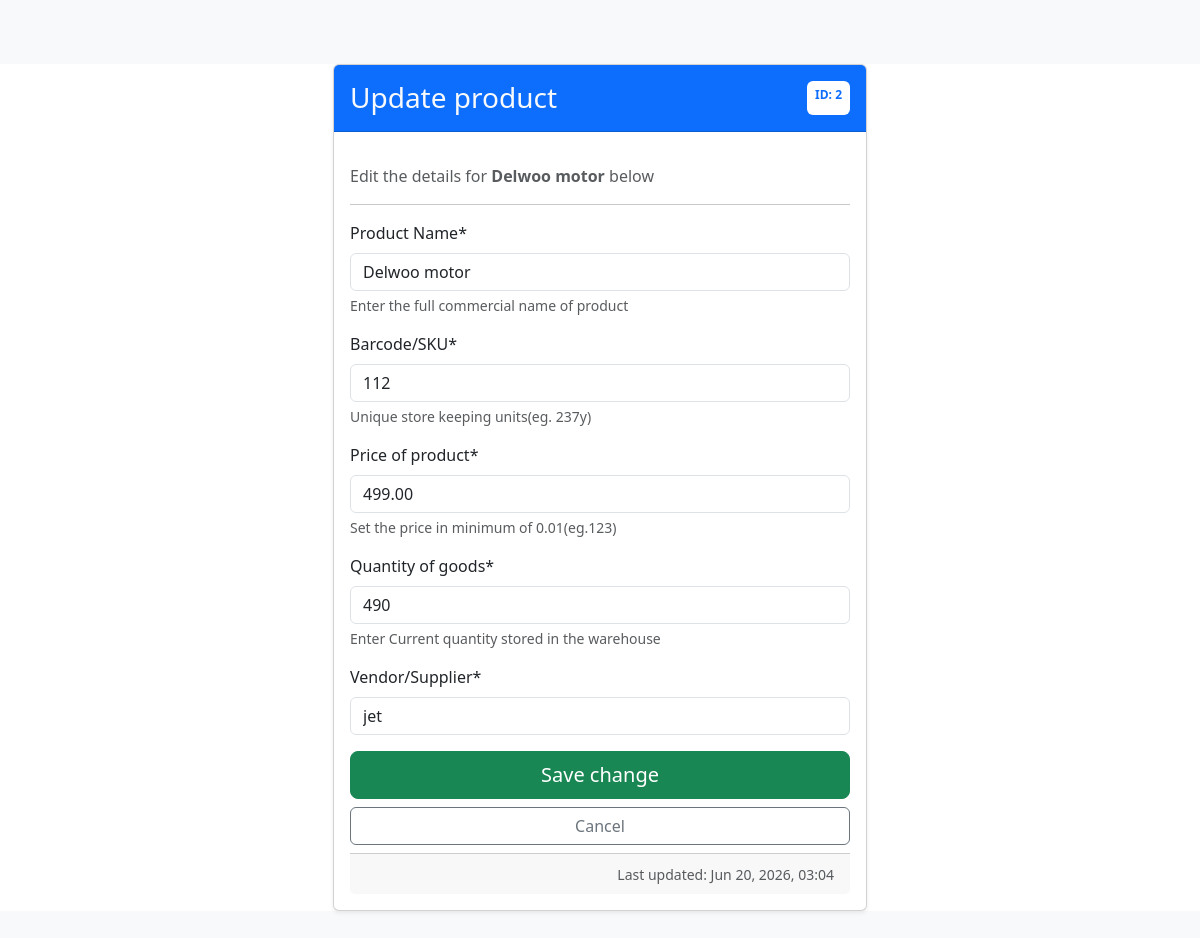
Page /update/2/ (signed in) on the committed database.
### invApp/models.py (models this page shows, shortened)
class Product(models.Model):
    user = models.ForeignKey(
        settings.AUTH_USER_MODEL,
        on_delete= models.CASCADE,
        related_name= 'products'
    )
    product_id = models.BigAutoField(
        primary_key= True,
        help_text= 'Unique identifier product ID'
    )
    name = models.CharField(
        max_length= 100,
        verbose_name= 'Product',
        help_text= 'Enter the full commercial name of product'
    )
    sku = models.CharField(
        max_length= 50,
        verbose_name= 'SKU',
        help_text= 'Unique store keeping units(eg. 237y)'
    )
    price = models.DecimalField(
        decimal_places= 2,
        max_digits= 10,
        validators= [MinValueValidator(0.01)],
        help_text= 'Set the price in minimum of 0.01(eg.123)'
    )
    quantity = models.PositiveIntegerField(
        help_text= 'Enter Current quantity stored in the warehouse'
    )
    supplier = models.CharField(
        max_length= 100,
        verbose_name= 'Enter the primary vendor name'
    )
    created_at = models.DateTimeField(auto_now_add=True)
    updated_at = models.DateTimeField(auto_now=True)
    class Meta:
        ordering = ['-updated_at']
        verbose_name_plural = 'Products'
        constraints = [
            models.UniqueConstraint(fields=['user', 'sku'], name= 'unique_user_sku')
        ]

### invApp/views.py (the view)
# urls.py: path("update/<int:product_id>/", views.product_update_view, name='product_update'),
@login_required
def product_update_view(request, product_id):
    product = get_object_or_404(Product, product_id=product_id, user=request.user)
    if request.method == 'POST':
        form = ProductUserForm(request.POST, instance=product)
        if form.is_valid():
            form.save()
            messages.success(request, f"👍{product.name} has been updated successfully")
            return redirect('product_list')
        else:
            messages.error(request, "Failed Update due to incorrect Id")
    else:
        form = ProductUserForm(instance=product)
    return render(request, 'accounts/product_update.html', {'form': form,  'product': product   })

### invApp/forms.py
class ProductUserForm(forms.ModelForm):
    class Meta:
        model = Product
        fields = ['name', 'sku', 'price', 'quantity', 'supplier']
        labels = {
            'name': 'Product Name',
            'sku':  'Barcode/SKU',
            'price':  'Price of product',
            'quantity': 'Quantity of goods',
            'supplier':  'Vendor/Supplier'
        }
    widgets = {
        'name':  forms.TextInput,
        'sku':   forms.TextInput,
        'price':  forms.NumberInput,
        'quantity': forms.NumberInput,
        'supplier':  forms.TextInput
    }

### invApp/templates/accounts/product_update.html (shortened to what this page needs)
{% extends 'layout.html' %}
{% load crispy_forms_tags %}
{% block content %}
<div class="container mt-2">
    <div class="row justify-content-center">
        <div class="col-md-8 col-lg-6">
            <div class="card border-1 shadow-sm ">
                <div class="card-header d-flex justify-content-between align-item-center py-3 bg-primary ">
                    <h2 class="h3 text-light mb-0">
                        Update product
                    </h2>
                    <span class="badge text-primary bg-white p-2"> ID: {{ product.product_id}} </span>
                </div>
                <div class="card-body mt-3">
                    <p class="text-muted mb-0">
                        Edit the details for <strong>{{ product.name }}</strong> below
                    </p>
                    <hr>
                    <form method="post" action="{% url 'product_update' product.product_id %}" novalidate>
                        {{ form|crispy }}
                        <div class="d-grid gap-2 mb-2">
                            <button type="submit" class="btn btn-success btn-lg">
                                Save change
                            </button>
                            <a href="{% url 'product_list' %}" class="btn btn-outline-secondary">
                                Cancel
                            </a>
                        </div>
                    </form>
                    <div class="card-footer text-end ">
                        <small class="text-muted ">Last updated: {{ product.updated_at|date:"M d, Y, H:i" }} </small>
                    </div>
                </div>
            </div>
        </div>
    </div>
</div>
{% endblock %}

### invApp/templates/layout.html (style rules this page uses)
:root { min-height: 100vh; background-color: #f8f9fa; padding-top: 56px; padding-bottom: 56px; }

### rows in the picture
Product: product_id "2", name "Delwoo motor", sku "112", price "499.00", quantity "490", supplier "jet", updated_at "Jun 20, 2026, 03:04"
